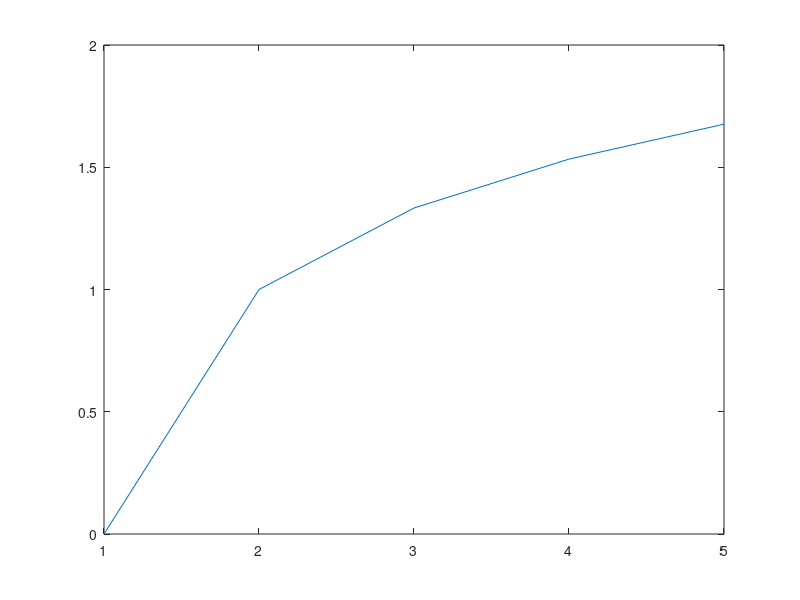

MATLAB code for this plot:
clc;
clear variables;

n=1;
p=2;

x=input("Podaj ilosc\n");
suma=input("Podaj sume docelowa\n");
s = zeros(x,1);
tic;
for i = 2:x
    if s(i-1)<suma
        s(i)=s(i-1)+1/n;
        n=n+2;
    else 
        s(i)=s(i-1)-1/p;
        p=p+2;
    end
end
toc
plot(s)